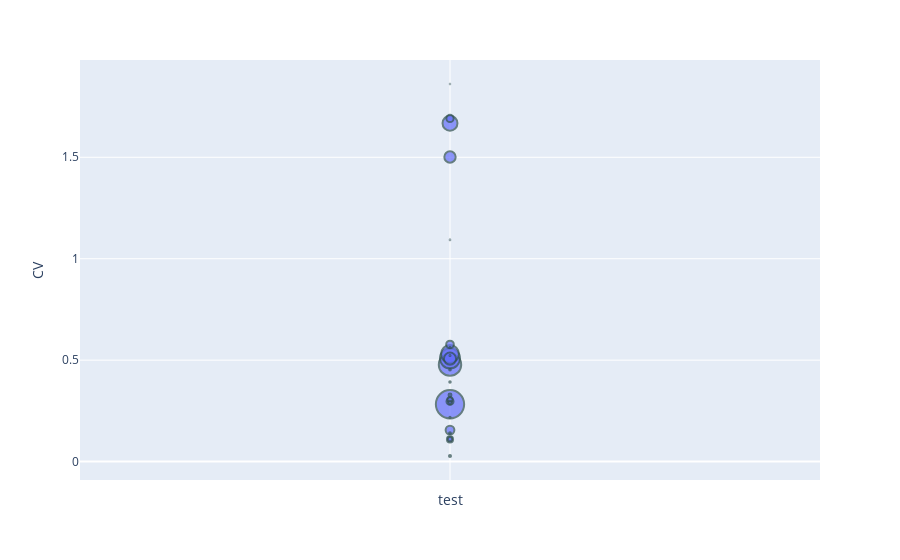

Source (notebook cell):
### Code cell
fig_scatter_rt = px.scatter(rt_box_size, 
                 x='test',     
                 y='CV',          
                 size='cluster_size',  
                 hover_name='cluster')

fig_scatter_rt.update_traces(marker=dict(line=dict(width=2,
                                        color='DarkSlateGrey')),
                  selector=dict(mode='markers'))

fig_scatter_rt.show()

### Figure 1 — Plotly figure (JSON) as saved in the notebook; plotly's stock layout.template omitted (floating-point values rounded to 4 significant figures)
{"data": [{"hovertemplate": "<b>%{hovertext}</b><br><br>test=%{x}<br>CV=%{y}<br>cluster_size=%{marker.size}<extra></extra>", "hovertext": [0, 1, 2, 3, 4, 5, 6, 7, 8, 9, 10, 11, 12, 13, 14, 15, 16, 17, 18, 19, 20, 21, 22, 23, 24], "legendgroup": "", "marker": {"color": "#636efa", "line": {"color": "DarkSlateGrey", "width": 2}, "size": [172311, 108327, 86646, 27818, 69065, 48084, 31762, 11234, 16539, 12579, 10684, 8130, 5786, 3798, 2401, 1819, 875, 594, 707, 477, 293, 235, 242, 45, 71], "sizemode": "area", "sizeref": 430.8, "symbol": "circle"}, "mode": "markers", "name": "", "orientation": "v", "showlegend": false, "type": "scatter", "x": ["", "", "", "", "", "", "", "", "", "", "", "", "", "", "", "", "", "", "", "", "", "", "", "", ""], "xaxis": "x", "y": [0.2826, 0.4779, 0.509, 1.501, 0.5302, 1.668, 0.5073, 1.691, 0.1553, 0.5773, 0.2967, 0.1092, 0.3058, 0.1104, 0.2917, 0.3281, 0.02759, 0.4532, 0.1407, 0.3925, 0.2187, 0.523, 0.5639, 1.861, 1.093], "yaxis": "y"}], "layout": {"legend": {"itemsizing": "constant", "tracegroupgap": 0}, "margin": {"t": 60}, "xaxis": {"anchor": "y", "domain": [0, 1], "title": {"text": "test"}}, "yaxis": {"anchor": "x", "domain": [0, 1], "title": {"text": "CV"}}}}
